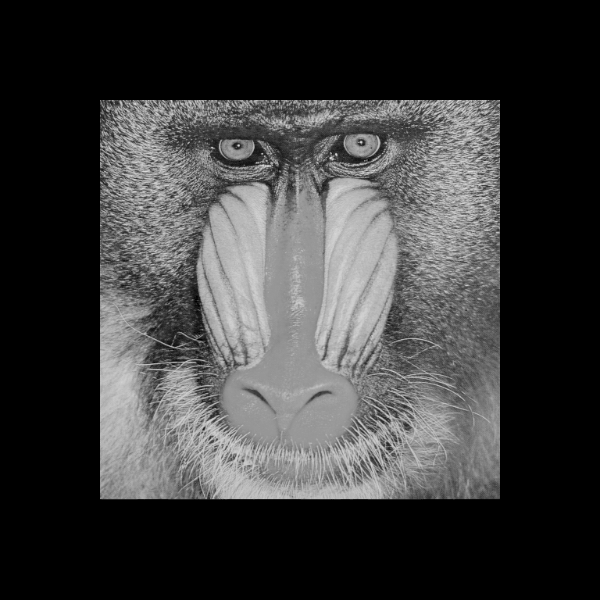
#> input picture baboon_pad.bmp, 600 x 600 px, given in place of logo_M.bmp, which was not available
$ python Bolduc_hologram.py
#> lines starting #> are read from the running program, lines starting #| are printed output that depends on the picture; pictures that were not available may be replaced by others from this repository, and a replacement may not be noted

# =============================================================================
# BOLDUC_e_holo.py — Arbitrary Far-Field (BMP) to Phase-Only Hologram
#
# Author: Marco Astarita
#
# This script implements the Bolduc exact complex modulation method, but
# IN CONTRAST to Bolduc.py, the target far-field intensity is loaded from an
# arbitrary BMP image (e.g., logo, text, or experimental pattern), not generated
# analytically (e.g., Laguerre-Gaussian modes).
#
# Key difference with Bolduc.py:
#   - Bolduc.py: Target field is generated analytically (LG mode, etc.)
#   - Bolduc_e_holo.py: Target is a user-supplied BMP image (any shape)
#
# Workflow:
#   1) Load BMP as desired far-field INTENSITY I_des(xf, yf)
#   2) Build complex far-field spectrum U_des = sqrt(I_des) * exp(i*Phi_far)
#      (Phi_far can be set arbitrarily or to zero)
#   3) IFFT -> target complex SLM field E_target (amplitude + phase)
#   4) Bolduc exact encoding + physical blaze -> phase-only pattern psi
#   5) FFT( exp(i*psi) ), circularly filter +1 order, shift to DC
#   6) IFFT -> reconstructed SLM field E_rec
#   7) FAR-FIELD check: compare |FFT(E_rec)|^2 vs desired intensity
#
# Practical use:
#   - Enables encoding of arbitrary intensity patterns (from images) in the far field
#   - Useful for experimental demonstrations, logo projection, or custom shapes
#
# Notes:
#   - All coordinates and transforms are in physical units (meters)
#   - Image resizing is handled by PIL for robustness
# =============================================================================

import numpy as np
import matplotlib.pyplot as plt
from PIL import Image


#%%
# =============================================================================
# 0) PARAMETERS
# =============================================================================

# Grid size (should match your SLM working resolution or padded/cropped version)
n = 1080

# Physical pixel pitch [m]
pix_pitch = 8e-6

# Grating period (pixels)
lambda_pix = 5
lambda_phys = pix_pitch * lambda_pix

# Fourier mask radius around +1 order [pixels]
r_pix = 75

# Inverse-sinc LUT size
inv_sinc_lut_size = 100_000

# Phase error threshold (for SLM-field comparison)
amp_thresh = 0.05

# Overlay transparency
overlay_alpha = 0.35

# --- BMP far-field target ---
bmp_path = "baboon_pad.bmp"
bmp_path = "logo_M.bmp"

# Target size control (kept but not a focus right now)
m = np.int64(0.75 * 250)   # set your desired target size here (pixels)
resize_mode = "pad"        # "pad" or "crop" (kept for future)
interp = "bilinear"        # kept for future
keep_aspect = True         # kept for future

# How to build FAR-FIELD complex target U_des:
# "zero"      -> phase = 0
# "random"    -> random phase in [0,2pi)
# "quadratic" -> defocus-like quadratic phase
phase_mode = "quadratic"

# Quadratic phase strength (only if phase_mode="quadratic")
quad_strength = 2e3   # unitless here (pixel-frequency coords)


#%%
# =============================================================================
# 1) UTILITY FUNCTIONS
# =============================================================================

def fft2c(x):
    return np.fft.fftshift(np.fft.fft2(np.fft.ifftshift(x)))

def ifft2c(x):
    return np.fft.fftshift(np.fft.ifft2(np.fft.ifftshift(x)))

def wrap_2pi(x):
    return np.mod(x, 2*np.pi)

def normalize_max(x):
    m_ = np.max(x)
    return x if m_ == 0 else x / m_

def make_circular_mask(n, radius, center_yx):
    yy, xx = np.indices((n, n))
    cy, cx = center_yx
    return (xx - cx)**2 + (yy - cy)**2 <= radius**2

# --- inverse sinc ------------------------------------------------------------

def sinc_unorm(x):
    out = np.ones_like(x, dtype=np.float64)
    m_ = np.abs(x) > 1e-20
    out[m_] = np.sin(x[m_]) / x[m_]
    return out

def inverse_sinc_unorm(a, lut_size=20000):
    """
    Invert y = sin(x)/x on the monotonic branch x in [-pi, 0].
    Assumes a in [0,1].
    """
    x_lut = np.linspace(-np.pi, 0.0, int(lut_size))
    y_lut = sinc_unorm(x_lut)
    return np.interp(a.ravel(), y_lut, x_lut).reshape(a.shape)

# --- image utils -------------------------------------------------------------

def load_bmp_gray01(path):
    """Load image (BMP/PNG/...) as grayscale float64 in [0,1]."""
#> called with path = 'logo_M.bmp'
    im = Image.open(path).convert("L")  # grayscale
#> im is the input picture: PIL image 600x600 L; min 0, max 223, mean 59.2
    arr = np.asarray(im, dtype=np.float64) / 255.0
    return np.clip(arr, 0.0, 1.0)

def center_crop_or_pad(img, n):
    """Center-crop or zero-pad a 2D array to (n,n)."""
#> called with n = 1080
    h, w = img.shape
#> h = 600; w = 600
    out = np.zeros((n, n), dtype=np.float64)

    y0 = max(0, (h - n)//2)
#> y0 = 0
    x0 = max(0, (w - n)//2)
#> x0 = 0
    y1 = y0 + min(h, n)
#> y1 = 600
    x1 = x0 + min(w, n)
#> x1 = 600
    cropped = img[y0:y1, x0:x1]

    yy0 = (n - cropped.shape[0])//2
#> yy0 = 240
    xx0 = (n - cropped.shape[1])//2
#> xx0 = 240
    out[yy0:yy0+cropped.shape[0], xx0:xx0+cropped.shape[1]] = cropped
    return out

def place_center(img_small, n, fill=0.0):
    """Place a smaller (or equal) image at the center of an (n,n) canvas."""
#> called with n = 1080, fill = 0
    out = np.full((n, n), fill, dtype=np.float64)
    h, w = img_small.shape
#> h = 187; w = 187
    if h > n or w > n:
        raise ValueError("img_small is larger than canvas. Reduce m or crop.")
    y0 = (n - h)//2
#> y0 = 446
    x0 = (n - w)//2
#> x0 = 446
    out[y0:y0+h, x0:x0+w] = img_small
    return out


#%%
# =============================================================================
# 2) PHYSICAL COORDINATE GRID (CENTERED) — for blaze only
# =============================================================================

x = np.linspace(-n/2, n/2, n, endpoint=False) * pix_pitch
y = np.linspace(-n/2, n/2, n, endpoint=False) * pix_pitch
X, Y = np.meshgrid(x, y)


#%%
# =============================================================================
# 3) LOAD BMP AS FAR-FIELD INTENSITY TARGET
# =============================================================================

img0 = load_bmp_gray01(bmp_path)

# Simple, robust choice for now:
# - bring image to n×n (center-crop/pad)
# - optionally shrink it to m×m and place at center (kept because you already use it)

img0_nn = center_crop_or_pad(img0, n)

# (not focus) quick "shrink-to-m and center" using PIL
if m is not None:
    im_pil = Image.fromarray((img0_nn * 255).astype(np.uint8))
    im_small = im_pil.resize((int(m), int(m)), resample=Image.BILINEAR)
    img_m = np.asarray(im_small, dtype=np.float64) / 255.0
    img = place_center(img_m, n, fill=0.0)
else:
    img = img0_nn

plt.figure(figsize=(5,4))
plt.title("Far-field desired intensity (from BMP)")
plt.imshow(img, cmap="gray")
plt.colorbar()
plt.tight_layout()
plt.show()

# Far-field amplitude from intensity image
amp_far = normalize_max(np.sqrt(img))
#> in normalize_max, `m_ = np.max(x)`: m_ = 0.888

plt.figure(figsize=(5,4))
plt.title("Far-field amplitude = sqrt(I)")
plt.imshow(amp_far, cmap="gray")
plt.colorbar()
plt.tight_layout()
plt.show()


#%%
# =============================================================================
# 4) BUILD FAR-FIELD PHASE AND COMPLEX SPECTRUM U_des
# =============================================================================

yy, xx = np.indices((n, n))
kx = (xx - (n/2)) / n   # normalized frequency coords
ky = (yy - (n/2)) / n
rho2 = kx**2 + ky**2

if phase_mode == "zero":
    phi_far = np.zeros((n, n))
elif phase_mode == "random":
    phi_far = 2*np.pi * np.random.rand(n, n)
elif phase_mode == "quadratic":
    phi_far = quad_strength * rho2
else:
    raise ValueError("phase_mode must be 'zero', 'random', or 'quadratic'")

u_des = amp_far * np.exp(1j * phi_far)

plt.figure(figsize=(5,4))
plt.title(f"Far-field phase ({phase_mode})")
plt.imshow(np.angle(np.exp(1j*phi_far)), cmap="twilight")
plt.colorbar()
plt.tight_layout()
plt.show()


#%%
# =============================================================================
# 5) IFFT -> TARGET COMPLEX SLM FIELD E_target(x,y)
# =============================================================================

e_target = ifft2c(u_des)

a_target = normalize_max(np.abs(e_target))    # must be in [0,1]
phi_target = np.angle(e_target)
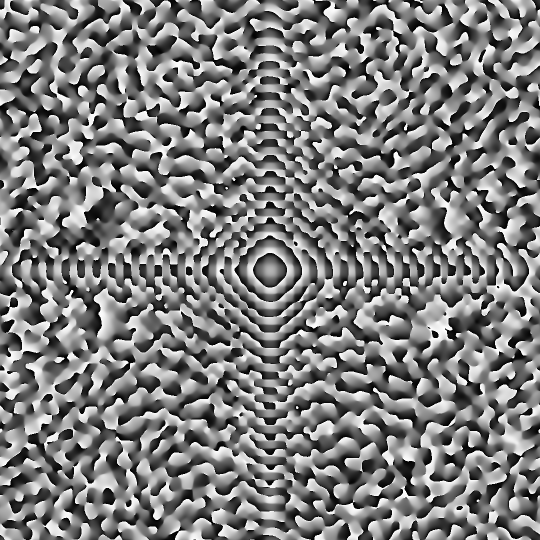
#> phi_target: shape (1080, 1080) float64 (shown at 1/2 size); min -3.14, max 3.14, mean -0.0235; drawn with min black and max white

plt.figure(figsize=(5,4))
plt.title("Target SLM-field amplitude a_target (normalized)")
plt.imshow(a_target, cmap="gray")
plt.colorbar()
plt.tight_layout()
plt.show()

plt.figure(figsize=(5,4))
plt.title("Target SLM-field phase phi_target")
plt.imshow(phi_target, cmap="twilight")
plt.colorbar()
plt.tight_layout()
plt.show()


#%%
# =============================================================================
# 6) BOLDUC EXACT ENCODING + PHYSICAL BLAZE -> psi (phase-only SLM pattern)
# =============================================================================

blaze = 2*np.pi * X / lambda_phys

x_inv = inverse_sinc_unorm(a_target, inv_sinc_lut_size)
m_map = 1 + x_inv/np.pi
f_map = phi_target - np.pi*m_map

psi = wrap_2pi(m_map * wrap_2pi(f_map + blaze))
t = np.exp(1j*psi)

# SLM phase pattern in grayscale (0..1)
psi_01 = psi / (2*np.pi)

plt.figure(figsize=(6,5))
plt.title("SLM phase pattern psi (0..1 grayscale)")
plt.imshow(psi_01, cmap="gray", vmin=0, vmax=1)
plt.colorbar(label="psi / 2π")
plt.tight_layout()
plt.show()


#%%
# =============================================================================
# 7) FFT OF PHASE-ONLY HOLOGRAM + FILTER +1 ORDER
# =============================================================================

u = fft2c(t)
u_log = np.log1p(np.abs(u))
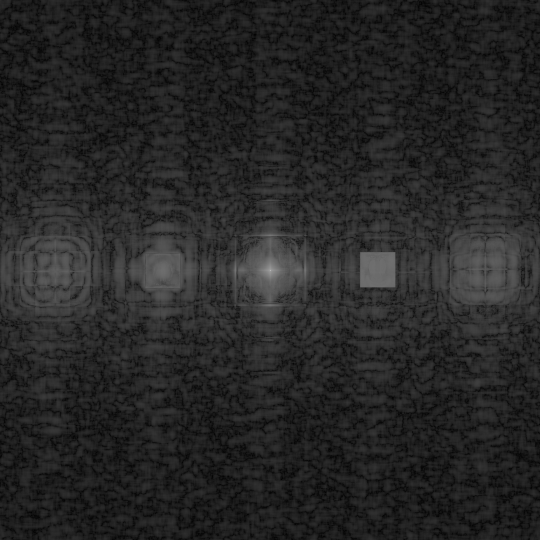
#> u_log: shape (1080, 1080) float64 (shown at 1/2 size); min 0.00235, max 13.97, mean 2.1; drawn with min black and max white

k_shift = int(np.round(n / lambda_pix))
center = (n//2, n//2)
plus1 = (n//2, n//2 + k_shift)

plt.figure(figsize=(7,6))
plt.title("FFT of phase-only hologram (log magnitude)")
plt.imshow(u_log, cmap="gray")
plt.scatter([center[1], plus1[1]], [center[0], plus1[0]],
            facecolors='none', edgecolors='r', s=80)
plt.colorbar()
plt.tight_layout()
plt.show()

mask = make_circular_mask(n, r_pix, plus1)

plt.figure(figsize=(7,6))
plt.title("Mask overlay on FFT")
plt.imshow(u_log, cmap="gray")
plt.imshow(mask, alpha=overlay_alpha, cmap="Reds")
plt.tight_layout()
plt.show()

u_filt = u * mask


#%%
# =============================================================================
# 8) SHIFT +1 ORDER TO DC -> RECONSTRUCT SLM FIELD
# =============================================================================

u_dc = np.roll(u_filt, -k_shift, axis=1)

plt.figure(figsize=(7,6))
plt.title("Fourier space after shift (+1 -> DC), log magnitude")
plt.imshow(np.log1p(np.abs(u_dc)), cmap="gray")
plt.colorbar()
plt.tight_layout()
plt.show()

e_rec = ifft2c(u_dc)

a_rec = normalize_max(np.abs(e_rec))
phi_rec = np.angle(e_rec)
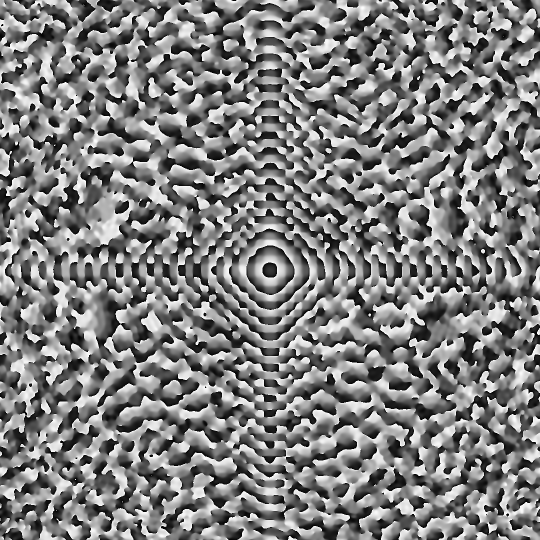
#> phi_rec: shape (1080, 1080) float64 (shown at 1/2 size); min -3.14, max 3.14, mean 0.001; drawn with min black and max white

plt.figure(figsize=(5,4))
plt.title("Reconstructed SLM-field amplitude")
plt.imshow(a_rec, cmap="gray")
plt.colorbar()
plt.tight_layout()
plt.show()

plt.figure(figsize=(5,4))
plt.title("Reconstructed SLM-field phase")
plt.imshow(phi_rec, cmap="twilight")
plt.colorbar()
plt.tight_layout()
plt.show()


#%%
# =============================================================================
# 9) PHASE ERROR ON SLM FIELD (OPTIONAL DIAGNOSTIC)
# =============================================================================

phase_err = np.angle(np.exp(1j*(phi_rec - phi_target)))
phase_err[a_target < amp_thresh] = 0
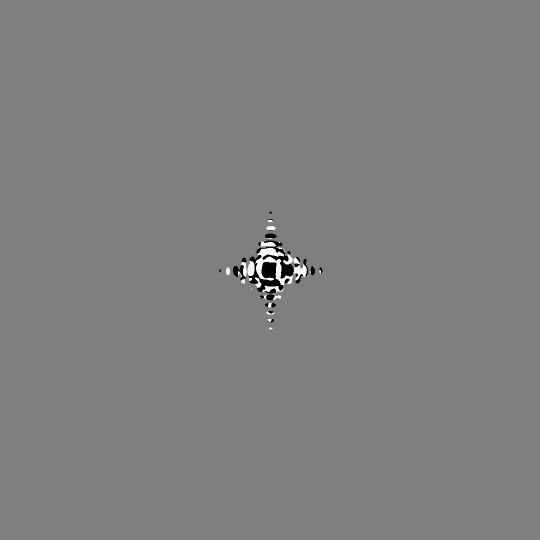
#> phase_err: shape (1080, 1080) float64 (shown at 1/2 size); min -3.14, max 3.14, mean -0.00205; drawn with min black and max white

plt.figure(figsize=(5,4))
plt.title("SLM-field phase error (masked)")
plt.imshow(phase_err, cmap="twilight")
plt.colorbar()
plt.tight_layout()
plt.show()
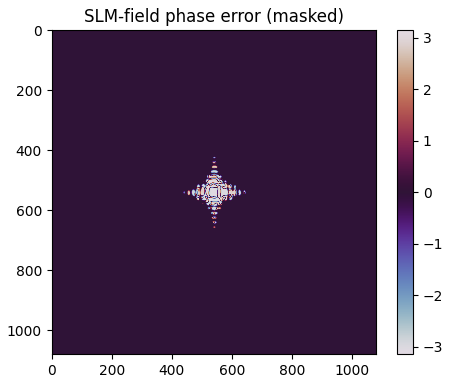
#> figure drawn by matplotlib, 2 panels


#%%
# =============================================================================
# 10) FAR-FIELD CHECK: DOES FFT(reconstructed) MATCH THE BMP TARGET?
# =============================================================================

u_rec = fft2c(e_rec)
i_rec = normalize_max(np.abs(u_rec)**2)

plt.figure(figsize=(5,4))
plt.title("Far-field intensity from reconstructed field (normalized)")
plt.imshow(i_rec, cmap="gray")
plt.colorbar()
plt.tight_layout()
plt.show()
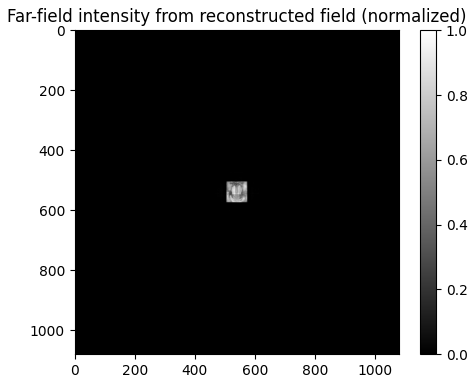
#> figure drawn by matplotlib, 2 panels

plt.figure(figsize=(5,4))
plt.title("Desired far-field intensity (BMP, normalized)")
plt.imshow(normalize_max(img), cmap="gray")
plt.colorbar()
plt.tight_layout()
plt.show()
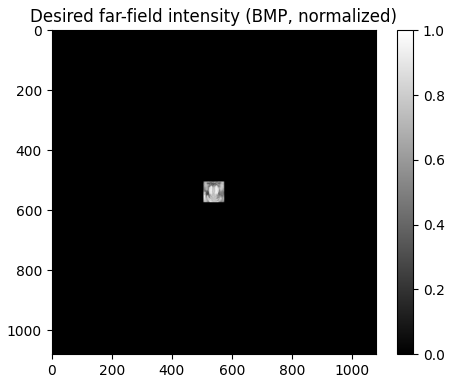
#> figure drawn by matplotlib, 2 panels
